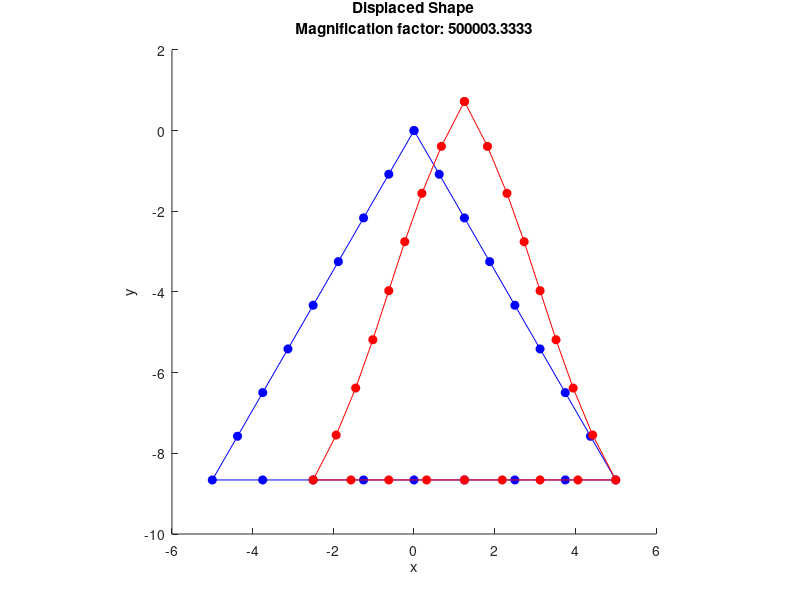
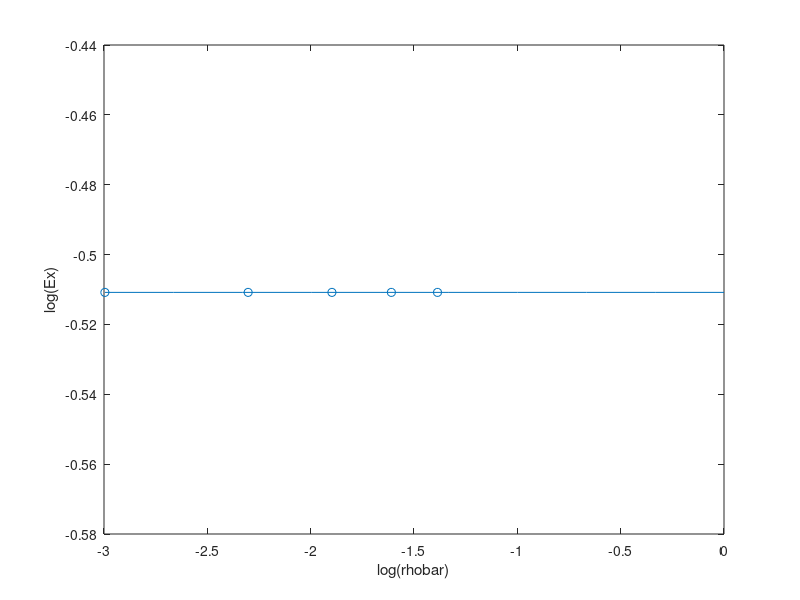

Write MATLAB code to recreate these figures, in order. (Note: this script raises an error after producing the figures.)
% Triangular Lattice Unit
% Script by 2022 Group 10A

clear all
close all

%
% Section and material definition
%

% Assuming units are Newtons (N) and millimetres (mm)
% Assuming a rectangular cross-section
t = 1; % mm
b = 1; % unit value (mm)
E = 2000; % MPa
% Calculating cross-sectional properties
A = b*t;
I = b*t^3/12;
% Calculating structural stifness / rigidity
EA = E*A; % axial
EI = E*I; % bending
% to reduce axial deformation
EA=EA*1000;

%
% Mesh definition
%

% Setting up a matrix of node points for the triangle
% Setting the number of structural members
NumSM = 3;
% Setting the length of each structural member
LengthSM = 10; % mm
% Setting the number of elements making up each structural member
NumElemSM = 8;
% Calculating the number of elements required
NumElems = NumSM*NumElemSM;
% Calculating the number of nodes
NumNodes = NumElems;
% Setting the angle alpha from the figure
alpha = 60;
alpha = alpha*pi/180;
% Calculating the position of nodes at the end of structural members  
NodePoints = zeros(NumNodes,2);
NodePoints(1,:) = [0 0]; % node1
NodePoints(1*NumElemSM+1,:) = [LengthSM*cos(alpha) -LengthSM*sin(alpha)]; % node9
NodePoints(2*NumElemSM+1,:) = [-LengthSM*cos(alpha) -LengthSM*sin(alpha)]; % node17
% Calculating the position of nodes along the lengh of structural members
% using the psotions of the start and end nodes of structural members
for n=1:1:NumElemSM-1
    NodePoints(n+1,:) = NodePoints(1,:)+(NodePoints(1*NumElemSM+1,:)-NodePoints(1,:)).*n/NumElemSM; % nodes 2 to 8
    NodePoints(1*NumElemSM+n+1,:) = NodePoints(1*NumElemSM+1,:)+(NodePoints(2*NumElemSM+1,:)-NodePoints(1*NumElemSM+1,:)).*n/NumElemSM; % nodes 10 to 16
    NodePoints(2*NumElemSM+n+1,:) = NodePoints(2*NumElemSM+1,:)+(NodePoints(1,:)-NodePoints(2*NumElemSM+1,:)).*n/NumElemSM; % nodes 18 to 24
end

% Setting up a matrix of element definitions (start and end nodes)
ElemNodes = zeros(NumElems,2);
ElemNodes(:,1) = 1:1:NumNodes;
ElemNodes(:,2) = [2:1:NumNodes 1];

% Calculating element lengths
ElemLengths = zeros(NumElems,1);
for n=1:NumElems
    ElemLengths(n) = sqrt(sum(abs(NodePoints(ElemNodes(n,2),:)-NodePoints(ElemNodes(n,1),:)).^2));
end

% Setting up a matrix of element angles (transforming from local to global
% coordinate systems) for the triangle
ElemAngle = zeros(NumElems,1);
ElemAngle(1:NumElemSM) = -alpha; % element 1 to 8
ElemAngle(1+1*NumElemSM:2*NumElemSM) = -pi; % element 9 to 16
ElemAngle(1+2*NumElemSM:3*NumElemSM) = alpha; % element 17 to 24

%
% Building the structure stiffness matrix K
%

% Setting up the element stiffness matrix k for each element
k = zeros(6,6,NumElems);
% Setting it up this way allows for easy adaptation for elements with
% different lengths and different cross-sectional properties
for n=1:NumElems
    k(:,:,n) = [EA/ElemLengths(n) 0 0 -EA/ElemLengths(n) 0 0;
        0 12*EI/(ElemLengths(n)^3) 6*EI/(ElemLengths(n)^2) 0 -12*EI/(ElemLengths(n)^3) 6*EI/(ElemLengths(n)^2);
        0 6*EI/(ElemLengths(n)^2) 4*EI/ElemLengths(n) 0 -6*EI/(ElemLengths(n)^2) 2*EI/ElemLengths(n);
        -EA/ElemLengths(n) 0 0 EA/ElemLengths(n) 0 0;
        0 -12*EI/(ElemLengths(n)^3) -6*EI/(ElemLengths(n)^2) 0 12*EI/(ElemLengths(n)^3) -6*EI/(ElemLengths(n)^2);
        0 6*EI/(ElemLengths(n)^2) 2*EI/ElemLengths(n) 0 -6*EI/(ElemLengths(n)^2) 4*EI/ElemLengths(n)];
end
% Transforming the stiffness matrix k for each element
% from local to global to give kdash for each element
N = zeros(6,6,NumElems);
NQ = zeros(3,3,NumElems);
kdash = zeros(6,6,NumElems);
for n=1:NumElems
    % setting up a transformation matrix for all four quadrants
    % top-left and bottom-right quadrants of N contain trigonometric terms
    % top-right and bottom-left quadrants of N contain zero terms
    NQ(:,:,n) = [cos(ElemAngle(n)) sin(ElemAngle(n)) 0;...
        -sin(ElemAngle(n)) cos(ElemAngle(n)) 0;...
        0 0 1];
    N(1:3,1:3,n)=NQ(:,:,n);
    N(4:6,4:6,n)=NQ(:,:,n);
    kdash(:,:,n)=N(:,:,n)'*k(:,:,n)*N(:,:,n);
end

% Constructing the structure stiffness matrix K
% Noting that there are three degrees of freedom at every node
K = zeros(3*NumNodes,3*NumNodes);
% placing the top-left quadrant
for n=1:NumNodes
    clear a
    a=find(ElemNodes(:,1)==n);
    if isempty(a)~=1
        for m=1:length(a)
            K(1+(n-1)*3:n*3,1+(n-1)*3:n*3)=...
                K(1+(n-1)*3:n*3,1+(n-1)*3:n*3)+kdash(1:3,1:3,a(m));
        end
    end
end
%placing the bottom-right quadrant
for n=1:NumNodes
    clear a
    a=find(ElemNodes(:,2)==n);
    if isempty(a)~=1
        for m=1:length(a)
            K(1+(n-1)*3:n*3,1+(n-1)*3:n*3)=...
                K(1+(n-1)*3:n*3,1+(n-1)*3:n*3)+kdash(4:6,4:6,a(m));
        end
    end
end
% placing the top-right and bottom-left quadrant
for n=1:NumNodes
    clear a b
    a=find(ElemNodes(:,1)==n);
    if isempty(a)~=1
        b=ElemNodes(a,2);
        for m=1:length(a)
            K(1+(n-1)*3:n*3,1+(b(m)-1)*3:b(m)*3)=...
                K(1+(n-1)*3:n*3,1+(b(m)-1)*3:b(m)*3)+kdash(1:3,4:6,a(m));
            K(1+(b(m)-1)*3:b(m)*3,1+(n-1)*3:n*3)=...
                K(1+(b(m)-1)*3:b(m)*3,1+(n-1)*3:n*3)+kdash(4:6,1:3,a(m));
        end
    end
end

%
% Point load definition
%

% Loading depends on whether we are looking at behaviour
% in the global x or y direction

% Noting that at each node three loads could be applied
% Points loads in the x and y directions,
% and a moment load about the y axis

P = 1;
NodeLoads = zeros(3*NumNodes,1);

% Loading in the x direction
LoadedNode = 2*NumElemSM+1; % node17
NodeLoads(LoadedNode*3-2:LoadedNode*3) = [P 0 0];

% % Loading in the y direction
%LoadedNode = 1; % node1
%NodeLoads(LoadedNode*3-2:LoadedNode*3) = [0 -P 0];

%
% Boundary condition definition
%

% Boundary conditions depend on whether we are looking a behaviour
% in the global x or y direction

% Noting that at each node three restraints could be applied
% Preventing displacement in the x and y directions,
% and preventing rotation about the y axis

% We adjust the K matrix by setting rows and columns associated
% with the restrained degree of freedom to zero
% and the intersection to 1

% boundary conditons are set by listing the node and then the three DOFs
% indicating which ones are fixed at the node with a "1"

% Rotation restrictions to replicate the triangle being constrained with a
% triangular lattice network

FixRotNodes = [1 0 0 1; 1*NumElemSM+1 0 0 1; 2*NumElemSM+1 0 0 1]; % rotation fixed at all end nodes

% Loading in the x direction
RollerNode = [2*NumElemSM+1 0 1 0]; % node 17 fixed in the y direction
PinnedNode = [1*NumElemSM+1 1 1 0]; % node 9 fixed in the x and y direction
BCNodes = [RollerNode; PinnedNode; FixRotNodes];

% % Loading in the y direction
%RollerNode = [2*NumElemSM+1 0 1 0]; % node 17 fixed in the y direction
%PinnedNode = [1*NumElemSM+1 1 1 0]; % node 9 fixed in the x and y direction
%BCNodes = [RollerNode; PinnedNode; FixRotNodes];

% Finding the fixed DOFs
NumBCNodes = size(BCNodes,1);
FixedDOFs = zeros(1,sum(sum(BCNodes(:,2:4)~=0)));
a=0;
for n=1:NumBCNodes
    for m=2:4
        if BCNodes(n,m)==1
            a=a+1;
            FixedDOFs(a) = (BCNodes(n,1)-1)*3+(m-1);
        end
    end
end
clear a

% Adjusting the K matrix
for n=1:size(FixedDOFs,2)
    K(FixedDOFs(n),:)=0;
    K(:,FixedDOFs(n))=0;
    K(FixedDOFs(n),FixedDOFs(n))=1;
end

%
% Analysis
%

%
% Finding the node displacements
%

RawNodeDisps=(K^-1)*(NodeLoads);
% Reshape the resulting matrix
NodeDisps=reshape(RawNodeDisps,3,[]);
NodeDisps=NodeDisps';
% Calculating the displaced node positions
DispNodePoints = NodePoints+NodeDisps(:,1:2);

%
% Finding node forces and moments
%

% Calculating beam end force and moments (in global axis system)
BeamEndForcesGAS = zeros(NumElems,6);
for n=1:NumElems
    BeamEndForcesGAS(n,:) = (kdash(:,:,n)*[NodeDisps(ElemNodes(n,1),:)'; NodeDisps(ElemNodes(n,2),:)'])';  
end
% Calculating node external forces (in global axis system)
% This gives applied loading and reaction forces
NodeExternalForcesGAS = zeros(NumNodes,3);
for n=1:NumNodes
    NodeExternalForcesGAS(n,:) = sum(BeamEndForcesGAS(ElemNodes(:,2)==n,4:6),1) + sum(BeamEndForcesGAS(ElemNodes(:,1)==n,1:3),1);
end

% Calculating beam end force and moments (in the beam axis system)
% This gives axial forces, shear forces and bending moments
BeamEndForcesLAS = zeros(NumElems,6);
for n=1:NumElems
    BeamEndForcesLAS(n,:) = (k(:,:,n)*N(:,:,n)*[NodeDisps(ElemNodes(n,1),:)'; NodeDisps(ElemNodes(n,2),:)'])';
end

%Calculation of stress
Es=2; %given for nylon
stress=(NodeExternalForcesGAS)/(LengthSM);
%Calculation of direct strain
epsilon=(NodeExternalForcesGAS)/(3*Es*t);
%calculation of lateral strain
%epsilon_lateral=-P/3*Es*t;
%Calculation of Young's modulus
Ex=stress./epsilon
%relative density 
rhobar=[0.05 0.1 0.15 0.2 0.25];

for n=1:5
    logrhobar(n)=log(rhobar(n));
    logEx(n)=log(Ex(n));
end

xabsis=linspace(min(logrhobar),0,10);

p = polyfit(logrhobar,logEx,1);
lininterp = polyval(p,xabsis);

a = lininterp(length(xabsis));
disp(a)
alpha = exp(a-log(Es));

beta = (lininterp(2)-lininterp(1))/(xabsis(2)-xabsis(1));

%
% Plotting the displaced shape
%

% Settting a magnification factor
MagFact = 0.25*LengthSM/max(max(abs(NodeDisps(:,1:2))));
PlotDispNodePoints = NodePoints+MagFact.*NodeDisps(:,1:2);

figure(1)
hold on
plot(NodePoints([1:end 1],1),NodePoints([1:end 1],2),'o - b','MarkerFaceColor','b');
plot(PlotDispNodePoints([1:end 1],1),PlotDispNodePoints([1:end 1],2),'o - r','MarkerFaceColor','r');
title({'Displaced Shape', ['Magnification factor: ', num2str(MagFact)]});
xlabel('x'); ylabel('y');
set(gca,'DataAspectRatio',[1 1 1]);

%Plotting Ex over rhobar to get alpha and beta values. 
figure (2)
plot(xabsis, lininterp);
hold on
scatter(logrhobar, logEx);
xlabel("log(rhobar)");
ylabel("log(Ex)");
title("alpha="+num2str(alpha)+", Beta="+num2str(beta),['Magnification factor: ', num2str(MagFact)]);
set(gca,'DataAspectRatio', [1 1 1]);
hold off
%
% Plotting bending moment, axial force, and shear force diagrams
%

% Calculating beam direction and perpendicular vectors
ElemBeamVectors = zeros(NumElems,3);
ElemBeamNormVectors = zeros(NumElems,3);
ElemPerpVectors = zeros(NumElems,3);
for n=1:NumElems
    ElemBeamVectors(n,1:2) = NodePoints(ElemNodes(n,2),:)-NodePoints(ElemNodes(n,1),:);
    ElemBeamNormVectors(n,1:2) = ElemBeamVectors(n,1:2)./norm(ElemBeamVectors(n,1:2));
    ElemPerpVectors(n,:) = cross([0 0 1],ElemBeamNormVectors(n,:));
end

% Adopting a convention that means bending moments are plotted on the
% tension side of the element

% Setting a scale factor
BMScaleFact = 0.25*LengthSM/max(max(abs(BeamEndForcesLAS(:,[3 6]))));

figure(3)
hold on
plot(NodePoints([1:end 1],1),NodePoints([1:end 1],2),'o - k','MarkerFaceColor','k');
for n=1:NumElems
    pointA = NodePoints(ElemNodes(n,1),:);
    pointB = pointA + BeamEndForcesLAS(n,3)*ElemPerpVectors(n,1:2)*BMScaleFact;
    pointD = NodePoints(ElemNodes(n,2),:);
    pointC = pointD - BeamEndForcesLAS(n,6)*ElemPerpVectors(n,1:2)*BMScaleFact;
    plot([pointA(1) pointB(1) pointC(1) pointD(1)],...
        [pointA(2) pointB(2) pointC(2) pointD(2)],'- r');
end
title({'Bending Moment', '(plotted on the tension side)', ['Absolute maximum: ', num2str(max(max(abs(BeamEndForcesLAS(:,[3 6]))))), ' Nmm']});
xlabel('x'); ylabel('y');
set(gca,'DataAspectRatio',[1 1 1]);

% Adopting a convention that means tension axial force is plotted in red
% and compression axial force is plotted in blue

% Setting a scale factor
AFScaleFact = 0.25*LengthSM/max(max(abs(BeamEndForcesLAS(:,[1 4]))));

figure(4)
hold on
plot(NodePoints([1:end 1],1),NodePoints([1:end 1],2),'o - k','MarkerFaceColor','k');
for n=1:NumElems
    pointA = NodePoints(ElemNodes(n,1),:);
    pointB = pointA - BeamEndForcesLAS(n,1)*ElemPerpVectors(n,1:2)*AFScaleFact;
    pointD = NodePoints(ElemNodes(n,2),:);
    pointC = pointD + BeamEndForcesLAS(n,4)*ElemPerpVectors(n,1:2)*AFScaleFact;
    if -BeamEndForcesLAS(n,1) > 0 
        plot([pointA(1) pointB(1) pointC(1) pointD(1)],...
            [pointA(2) pointB(2) pointC(2) pointD(2)],'- r');
    elseif -BeamEndForcesLAS(n,1) < 0
        plot([pointA(1) pointB(1) pointC(1) pointD(1)],...
            [pointA(2) pointB(2) pointC(2) pointD(2)],'- b');
    end 
end
title({'Axial Force', '(blue: compression, red: tension)', ['Absolute maximum: ', num2str(max(max(abs(BeamEndForcesLAS(:,[1 4]))))), ' N']});
xlabel('x'); ylabel('y');
set(gca,'DataAspectRatio',[1 1 1]);

% Adopting a convention that means that positive shear forces point in the
% positive y axis direction on the beam

% Setting a scale factor
SFScaleFact = 0.25*LengthSM/max(max(abs(BeamEndForcesLAS(:,[2 5]))));

figure(5)
hold on
plot(NodePoints([1:end 1],1),NodePoints([1:end 1],2),'o - k','MarkerFaceColor','k');
for n=1:NumElems
    pointA = NodePoints(ElemNodes(n,1),:);
    pointB = pointA - BeamEndForcesLAS(n,2)*ElemPerpVectors(n,1:2)*SFScaleFact;
    pointD = NodePoints(ElemNodes(n,2),:);
    pointC = pointD + BeamEndForcesLAS(n,5)*ElemPerpVectors(n,1:2)*SFScaleFact;
    plot([pointA(1) pointB(1) pointC(1) pointD(1)],...
        [pointA(2) pointB(2) pointC(2) pointD(2)],'- r');
end
title({'Shear Force', ['Absolute maximum: ', num2str(max(max(abs(BeamEndForcesLAS(:,[2 5]))))), ' N']});
xlabel('x'); ylabel('y');
set(gca,'DataAspectRatio',[1 1 1]);

%
% Plotting the beam direction and perpendicular vectors
%

% Setting a scale factor
LASScaleFact = 0.5*max(ElemLengths);

figure(6)
hold on
plot(NodePoints([1:end 1],1),NodePoints([1:end 1],2),'o - k','MarkerFaceColor','k');
for n=1:NumElems
    pointA = NodePoints(ElemNodes(n,1),:);
    pointB = pointA+ElemBeamNormVectors(n,1:2).*LASScaleFact;
    pointC = pointA+ElemPerpVectors(n,1:2).*LASScaleFact;
    plot([pointA(1) pointB(1)], [pointA(2) pointB(2)], '- r');
    plot([pointA(1) pointC(1)], [pointA(2) pointC(2)], '- g');
    plot(pointA(1), pointA(2),'o b','MarkerFaceColor','b');
end
title('Beam Axes');
set(gca,'DataAspectRatio',[1 1 1]);

%%%% THE END %%%%
